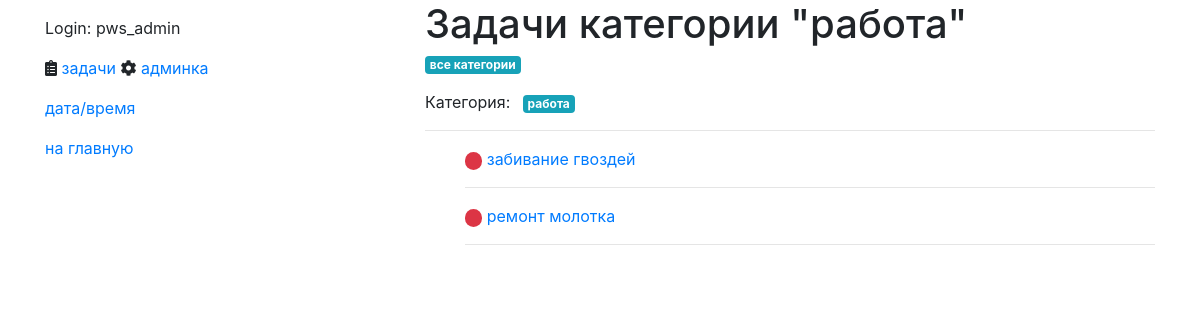
/list/c/job (signed in), run on the app's committed database.
### tasks/models.py (models this page shows, shortened)
class Category(models.Model):
    slug = models.CharField(max_length=128)
    name = models.CharField(max_length=256)
    todos_count = models.PositiveIntegerField(default=0)
    class Meta:
        verbose_name = 'Категория'
        verbose_name_plural = 'Категории'

class TodoItem(models.Model):
    PRIORITY_HIGH = 1
    PRIORITY_MEDIUM = 2
    PRIORITY_LOW = 3
    PRIORITY_CHOICES = [
        (PRIORITY_HIGH, "Высокий приоритет"),
        (PRIORITY_MEDIUM, "Средний приоритет"),
        (PRIORITY_LOW, "Низкий приоритет"),
    ]
    description = models.TextField("описание")
    is_completed = models.BooleanField("выполнено", default=False)
    created = models.DateTimeField(auto_now_add=True)
    updated = models.DateTimeField(auto_now=True)
    owner = models.ForeignKey(
        User, on_delete=models.CASCADE, related_name="tasks"
    )
    priority = models.IntegerField(
        "Приоритет", choices=PRIORITY_CHOICES, default=PRIORITY_MEDIUM
    )
    category = models.ManyToManyField(Category, blank=True)
    class Meta:
        verbose_name = 'Задача'
        verbose_name_plural = 'Задачи'
    def __str__(self):
        return self.description.lower()

### tasks/views.py (the view)
# urls.py: path("list/", views.tasks_by_cat, name="list"),
def tasks_by_cat(request, cat_slug=None):
    u = request.user
    tasks = TodoItem.objects.filter(owner=u).all().order_by('priority', 'description')
    cat = None
    categories = []
    if cat_slug:
        cat = get_object_or_404(Category, slug=cat_slug)
        tasks = tasks.filter(category__in=[cat]).order_by('priority', 'description')
        categories.append(cat)
    else:
        for t in tasks:
            for categ in t.category.all():
                if categ not in categories:
                    categories.append(categ)
    return render(
        request,
        "tasks/list_by_cat.html",
        {"category": cat, "tasks": tasks, "categories": categories},
    )

### tasks/templates/tasks/list_by_cat.html (shortened to what this page needs)
{% extends "base.html" %}
{% load static %}
{% block main_content %}
  {% if category %}
  <h1>Задачи категории "{{ category.name }}"</h1>
  <ul class="list-inline">
    <li class="list-inline-item">
    <a href="{% url 'tasks:list' %}">
      <span class="badge badge-info">все категории</span>
    </a>
    </li>
  </ul>
  {% else %}
  <h1>Все текущие задачи</h1>
  {% endif %}
    {% for t in categories %}
      {% if forloop.first %}
      <ul class="list-inline">
        {% if not category %}
        <li class="list-inline-item">Категории (выбрать):</li>
        {% else %}
        <li class="list-inline-item">Категория:</li>
        {% endif %}
      {% endif %}
      <li class="list-inline-item">
        <a href="{% url 'tasks:list_by_cat' t.slug %}">
        {% if t.pk == tag.pk %}
          <span class="badge badge-success">{{ t.name }}</span>
        {% else %}
          <span class="badge badge-info">{{ t.name }}</span>
        {% endif %}
        </a>
      </li>
    {% if forloop.last %}
    </ul>
    {% endif %}
    {% endfor %}
  <hr/>
  <ul id="todo-list">
  {% for task in tasks %}
      {% if task.priority == task.PRIORITY_HIGH %}
      <span class="badge badge-pill badge-danger">&nbsp;</span>
      {% elif task.priority == task.PRIORITY_MEDIUM %}
      <span class="badge badge-pill badge-secondary">&nbsp;</span>
      {% elif task.priority == task.PRIORITY_LOW %}
      <span class="badge badge-pill badge-success">&nbsp;</span>
      {% endif %}
      <a href="{% url 'tasks:details' task.id %}">{{ task }}</a>
      <hr/>
  {% endfor %}
  </ul>
{% endblock %}

### templates/base.html (shortened to what this page needs)
<html>
  <head>
    <link rel="stylesheet" href="https://maxcdn.bootstrapcdn.com/bootstrap/4.0.0/css/bootstrap.min.css">
  <link rel="stylesheet" href="https://use.fontawesome.com/releases/v5.7.0/css/all.css">
  </head>
  <body>
    <div class="container">
      <div class="row">
        <div class="side_bar col">
          {% block side_bar %}
            {% if user.is_authenticated %}
              <p>Login: {{ user.username }}</p>
              <i class="fas fa-clipboard-list"></i>&nbsp;<a href="{% url "tasks:list" %}">задачи</a>
            {% endif %}
	    <i class="fas fa-cog"></i>&nbsp;<a href='{% url 'admin:index' %}'>админка</a>
          {% endblock %}
          <a href='{% url 'tasks:date' %}'>дата/время</a>
          <a href='{% url 'tasks:index' %}'>на главную</a>
        </div>
        <div class="main_content col-8">
          {% block main_content %}
          {% endblock %}
        </div>
      </div>
    </div>
  </body>
</html>

### data on the page
Category: name "работа"
TodoItem: description "забивание гвоздей"
TodoItem: description "ремонт молотка"

### other printed values
{{ user.username }} "pws_admin"
